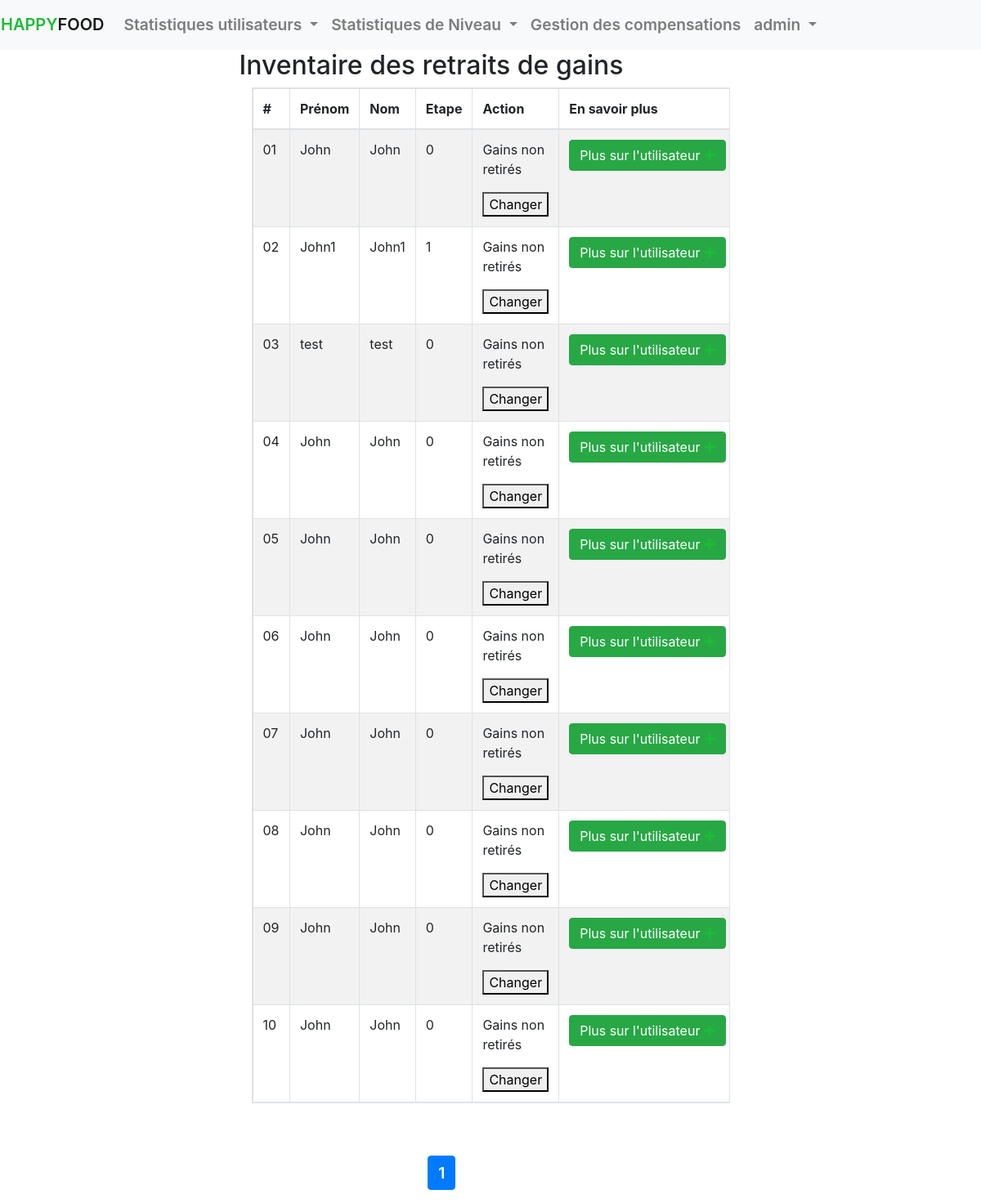
Screenshot of /admin/compensations.php (signed in) with the database file from the repository.
### tables this page shows
CREATE TABLE `parrain_has_step` (
  `Parrain_idParrain` int(11) NOT NULL,
  `Parrain_User_idUser` int(11) NOT NULL,
  `Step_idStep` int(11) NOT NULL,
  `readyUp` tinyint(1) NOT NULL DEFAULT '0',
  `giftTaken` tinyint(1) NOT NULL DEFAULT '0',
  `date_taken` datetime DEFAULT NULL
);

CREATE TABLE `user` (
  `idUser` int(11) NOT NULL,
  `login` varchar(45) NOT NULL,
  `email` varchar(255) DEFAULT NULL,
  `password` varchar(100) NOT NULL,
  `lastName` varchar(45) NOT NULL,
  `firstName` varchar(45) NOT NULL,
  `phone` varchar(45) NOT NULL,
  `sex` char(1) DEFAULT NULL,
  `birthday` date DEFAULT NULL,
  `inscriptionDate` date DEFAULT NULL,
  `adress` varchar(45) DEFAULT NULL,
  `pays` varchar(255) DEFAULT NULL,
  `job` varchar(45) DEFAULT NULL,
  `admin` tinyint(1) NOT NULL DEFAULT '0',
  `newUser` tinyint(1) DEFAULT '1'
);

### admin/connect_db.php (called while the page is built, shortened)
<?php
  function getUserById($dao, $id)
  {
    return $dao->query('SELECT * FROM user WHERE idUser='.$id)->fetch();
  }

### admin/compensations.php (the view, shortened to what this page needs)
<!DOCTYPE html>
<html lang="fr">
  <head>
    <?php include_once 'head.php'; ?>
  </head>
  <body>
    <?php include_once 'header.php'; ?>
    <section class="row">
      <div class="mx-auto w-50">
        <?php
          require_once('connect_db.php');
          $per_page = 15;
          if(isset($_GET['page']) & !empty($_GET['page'])) $current_page = (int) $_GET['page'];
          else $current_page = 1;
          $start = $per_page * ($current_page - 1);
          $get_query = $database->query("SELECT Parrain_idParrain, Parrain_User_idUser, Step_idStep, giftTaken, DATE_FORMAT(date_taken, '%d/%m/%Y à %Hh%imin%ss') AS date_taken FROM parrain_has_step LIMIT $per_page OFFSET $start");
        ?>
        <h2>Inventaire des retraits de gains</h2>
        <div class="col-12 table-responsive-md">
          <table class="table table-striped table-bordered table-responsive">
            <thead>
              <tr>
                <th>#</th>
                <th>Prénom</th>
                <th>Nom</th>
  				      <th>Etape</th>
                <th>Action</th>
                <th>En savoir plus</th>
              </tr>
            </thead>
            <tbody>
              <?php $i = $start; while($row = $get_query->fetch()){
                $i++;
                $user = getUserById($database, $row['Parrain_User_idUser']);
              ?>
              <tr>
                <td><?= $i > 9 ? $i : '0'.$i ?></td>
                <td><?= $user['firstName']  == NULL ? "Non défini" : $user['firstName'] ?></td>
                <td><?= $user['lastName'] == NULL ? "Non défini" : $user['lastName'] ?></td>
                <td><?= $row['Step_idStep'] == NULL ? "Non défini" : ($row['Step_idStep'] - 1) ?></td>
                <td style="word-wrap: wrap">
                  <?php
                    if ($row['giftTaken'] == 0) { ?>
                      <p>Gains non retirés</p>
                      <form action="retrait_treatement.php" method="post">
                        <button type="submit">Changer</button>
                      </form>
                    <?php }
                    elseif ($row['giftTaken'] == 1) { ?>
                      <p>Gains retirés</p>
                      <p>Date de retrait : <?= $row['date_taken'] ?></p>
                    <?php }
                  ?>
                </td>
                <td>
                  <a href="details.php?id=<?= $user['idUser'] ?>" class="btn btn-block btn-success">
                    Plus sur l'utilisateur
                    <span class="fa fa-plus" aria-hidden="true"></span>
                  </a>
                </td>
              </tr>
  		        <?php } ?>
            </tbody>
          </table>
        </div>
        <br><br>
        <nav class="w-25 mx-auto" aria-label="Page navigation">
          <ul class="pagination">
            <li class="page-item active">
              <a class="page-link" href="?page=<?= $current_page ?>"><?= $current_page ?></a>
            </li>
          </ul>
        </nav>
      </div>
    </section>
  </body>
</html>

### admin/css/admin.css (style rules this page uses)
a span { text-transform: uppercase; color: #1BBD36; }
a { text-decoration: none; color: #9DD2C9; font-size: 1.2em; font-weight: 600; }

### rows the page displays
parrain_has_step: user.firstName "John", user.lastName "John", $row['Step_idStep']-1 "0"
parrain_has_step: user.firstName "John1", user.lastName "John1", $row['Step_idStep']-1 "1"
parrain_has_step: user.firstName "test", user.lastName "test", $row['Step_idStep']-1 "0"
parrain_has_step: user.firstName "John", user.lastName "John", $row['Step_idStep']-1 "0"
parrain_has_step: user.firstName "John", user.lastName "John", $row['Step_idStep']-1 "0"
parrain_has_step: user.firstName "John", user.lastName "John", $row['Step_idStep']-1 "0"
parrain_has_step: user.firstName "John", user.lastName "John", $row['Step_idStep']-1 "0"
parrain_has_step: user.firstName "John", user.lastName "John", $row['Step_idStep']-1 "0"
parrain_has_step: user.firstName "John", user.lastName "John", $row['Step_idStep']-1 "0"
parrain_has_step: user.firstName "John", user.lastName "John", $row['Step_idStep']-1 "0"

### other values shown
$_SESSION['login'] "admin"
$current_page "1"
